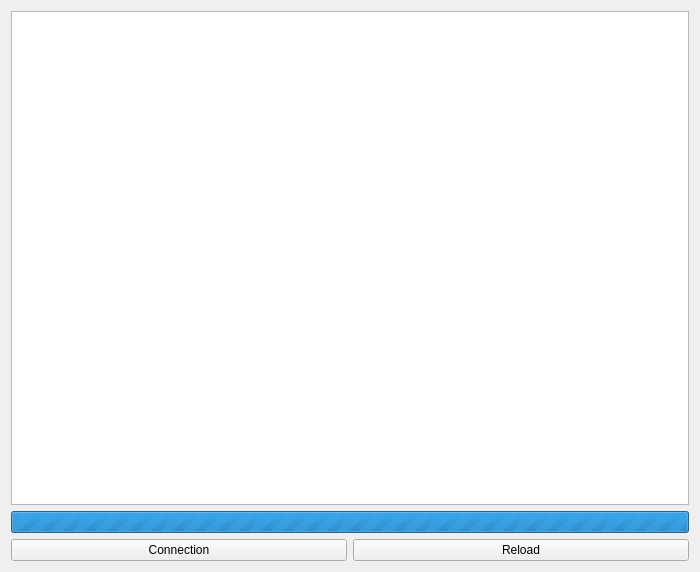
<?xml version="1.0" encoding="UTF-8"?>
<ui version="4.0">
 <class>MainWindow</class>
 <widget class="QMainWindow" name="MainWindow">
  <property name="geometry">
   <rect>
    <x>0</x>
    <y>0</y>
    <width>700</width>
    <height>572</height>
   </rect>
  </property>
  <property name="windowTitle">
   <string>SmtpShowIP</string>
  </property>
  <widget class="QWidget" name="centralWidget">
   <layout class="QVBoxLayout" name="verticalLayout">
    <item>
     <widget class="QTreeView" name="treeView">
      <property name="autoExpandDelay">
       <number>1</number>
      </property>
     </widget>
    </item>
    <item>
     <widget class="QProgressBar" name="progressBar">
      <property name="enabled">
       <bool>true</bool>
      </property>
      <property name="maximum">
       <number>0</number>
      </property>
      <property name="value">
       <number>-1</number>
      </property>
      <property name="textVisible">
       <bool>false</bool>
      </property>
     </widget>
    </item>
    <item>
     <layout class="QHBoxLayout" name="horizontalLayout">
      <item>
       <widget class="QPushButton" name="connectBT">
        <property name="text">
         <string>Connection</string>
        </property>
       </widget>
      </item>
      <item>
       <widget class="QPushButton" name="reloadBT">
        <property name="text">
         <string>Reload</string>
        </property>
       </widget>
      </item>
     </layout>
    </item>
   </layout>
  </widget>
 </widget>
 <layoutdefault spacing="6" margin="11"/>
 <resources/>
 <connections/>
</ui>
